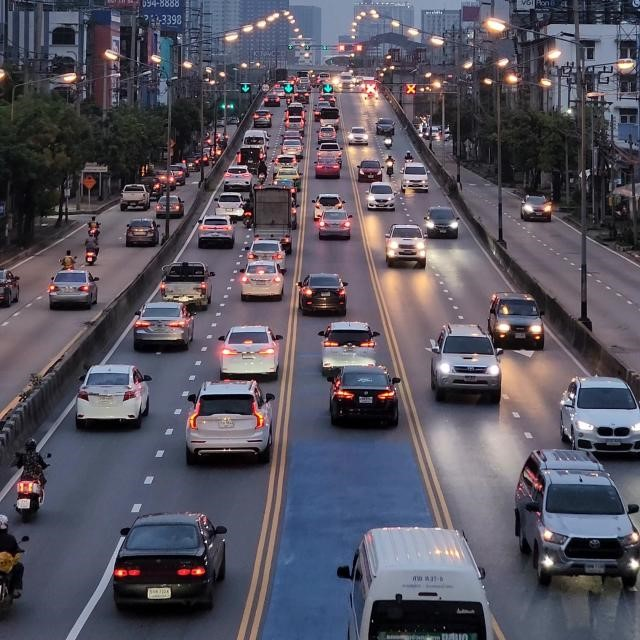
#> input picture Image_Processing/Image_process/Image_process/car.jpg, 640 x 640 px, found by its file name
$ python textureAnalysis1.py
#> lines starting #> are read from the running program, lines starting #| are printed output that depends on the picture
import cv2
import numpy as np
from skimage.feature import local_binary_pattern
import matplotlib.pyplot as plt

def extract_texture_features(image_path):
#> called with image_path = 'car.jpg'
    image = cv2.imread(image_path, cv2.IMREAD_GRAYSCALE)
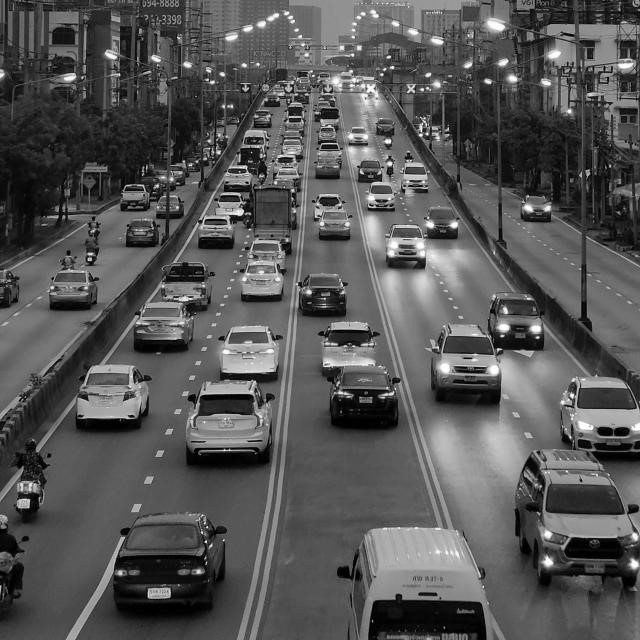
#> image: shape (640, 640); min 0, max 255, mean 85.8
    radius = 3
    n_points = 8 * radius
    lbp = local_binary_pattern(image, n_points, radius, method="uniform")
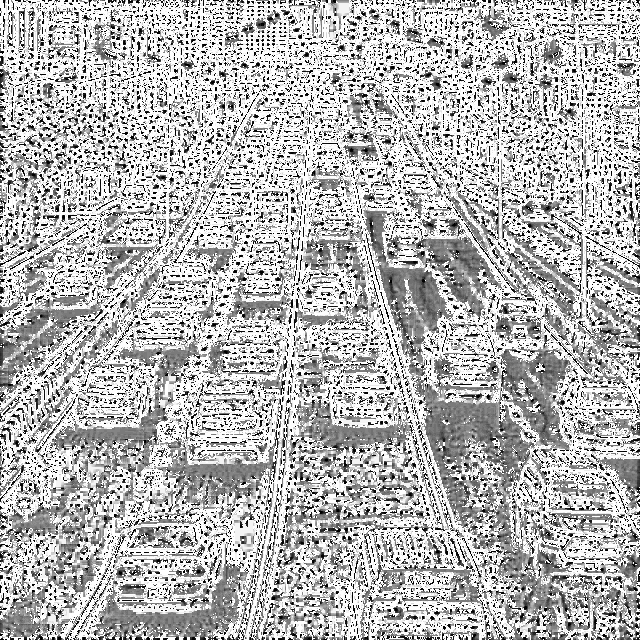
#> lbp: shape (640, 640) float64; min 0, max 25, mean 17.8; drawn with min black and max white

    return lbp, image

# Example usage
image_path = "car.jpg"
texture_features, original_image = extract_texture_features(image_path)

# Display input and output images separately in a single screen
plt.figure(figsize=(10, 5))

plt.subplot(1, 2, 1)
plt.imshow(original_image, cmap='gray')
plt.title('Input Image')
plt.axis('off')

plt.subplot(1, 2, 2)
plt.imshow(texture_features, cmap='gray')
plt.title('Texture Features')
plt.axis('off')

plt.show()
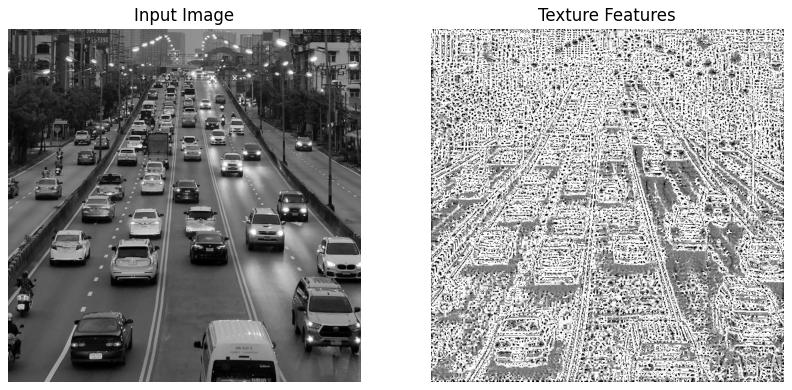
#> figure drawn by matplotlib, 2 panels

$ run again, with Image_Processing/Image_process/Image_process/eroded_image.jpg copied over Image_Processing/Image_process/Image_process/car.jpg
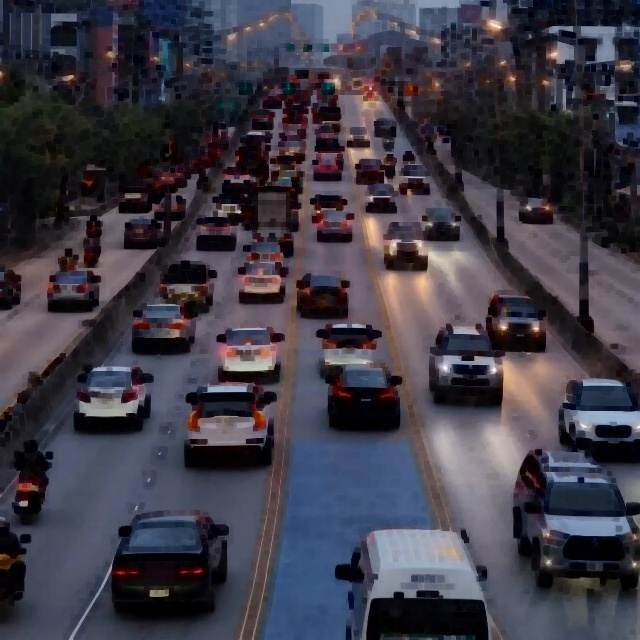
#> input picture Image_Processing/Image_process/Image_process/eroded_image.jpg, 640 x 640 px, found by its file name
#> in extract_texture_features, `lbp = local_binary_pattern(image, n_points, radius, method="uniform")`:
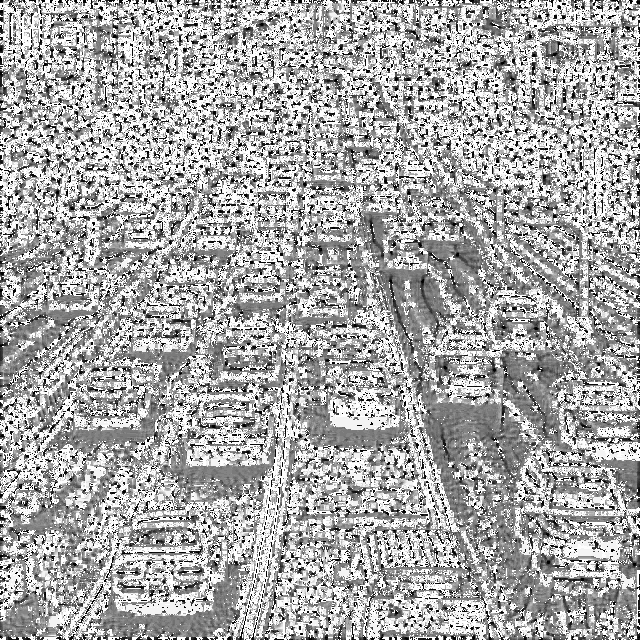
#> lbp: shape (640, 640) float64; min 0, max 25, mean 16.6; drawn with min black and max white
#> `plt.show()`:
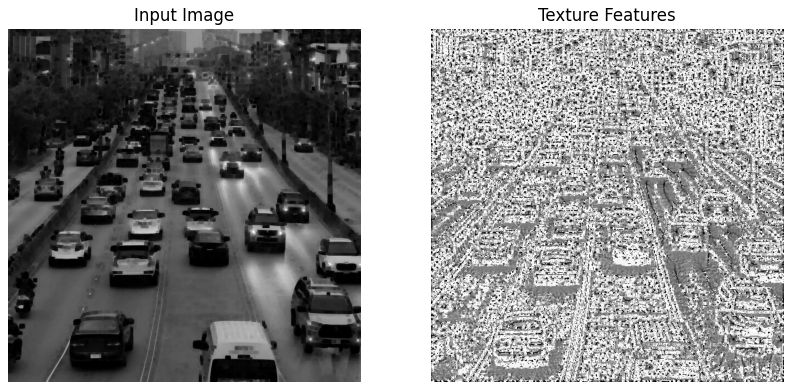
#> figure drawn by matplotlib, 2 panels
